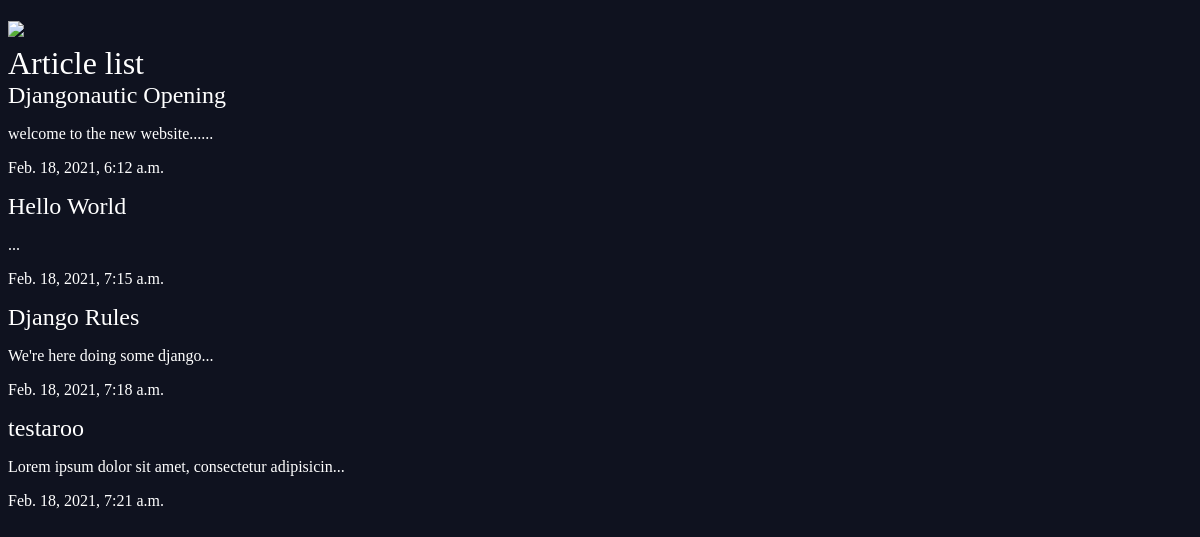
The app's page /articles/, older data.
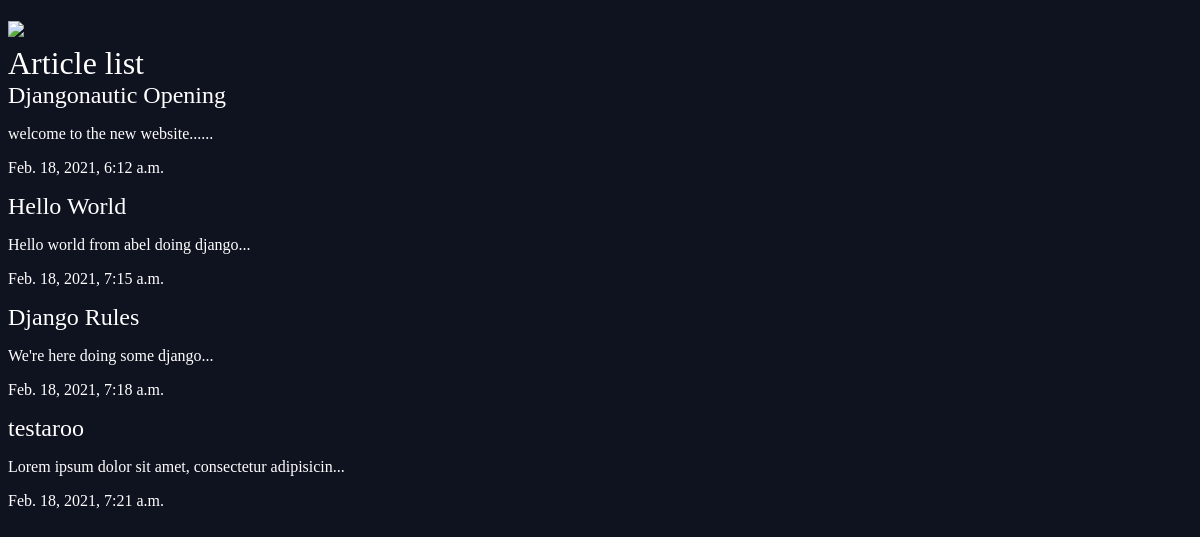
The same page, newer data.
### articles/models.py (models this page shows, shortened)
class Article(models.Model):
    title = models.CharField(max_length=100)
    slug = models.SlugField()
    body = models.TextField()
    date = models.DateTimeField(auto_now_add=True)
    thumb = models.ImageField(default='default.png', blank=True)
    def snippet(self):
        return self.body[:50] + '...'

### articles/views.py (the view)
# urls.py: path(r'',views.article_list, name="list"),
def article_list(request):
    articles = Article.objects.all().order_by('date')
    return render(request, 'articles/article_list.html',{ 'articles':articles })

### articles/templates/articles/article_list.html
{% extends 'base_layout.html' %}
{% block content %}
    <h1>Article list</h1>
    <div class="articles">
      {% for article in articles %}
      <div class="article">
      <h2><a href="{% url 'articles:detail' slug=article.slug %}">{{article.title}}</a></h2>
      <p>{{article.snippet}}</p>
      <p>{{article.date}}</p>
      </div>
      {% endfor %}
    </div>
{% endblock %}

Row changes from the older to the newer data that the page shows:
changed Article "Hello World": snippet "..." → "Hello world from abel doing django..."
